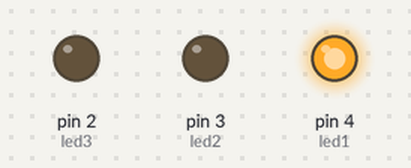
Recording of a sketch running on a simulated Arduino Uno, built with avr-gcc and run on an emulated ATmega328P. On the bench: output pins drawn as LEDs (lit = HIGH).

Above: at 0.5 s.
At 2.5 s:
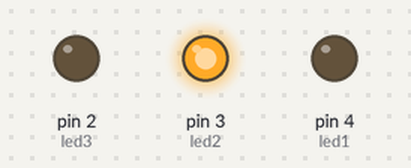
At 4.5 s:
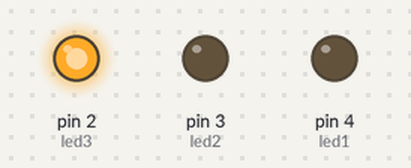
At 5.5 s:
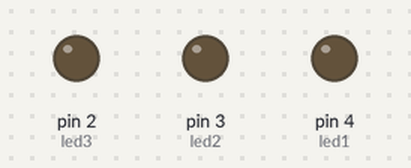
Timing chart, 0 to 7.8 s (numbered marks = the images above):
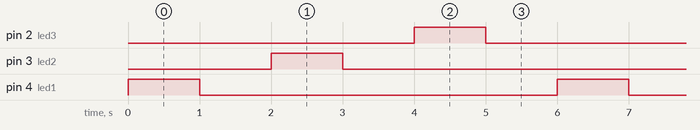

The sketch:

ch05_4.ino
```cpp
int led1 = 4;
int led2 = 3;
int led3 = 2;

void setup() {
  pinMode(led1, OUTPUT);
  pinMode(led2, OUTPUT);
  pinMode(led3, OUTPUT);
}

void loop() {
  blinkLED(led1, 1000);
  blinkLED(led2, 1000);
  blinkLED(led3, 1000);
}

void blinkLED(int pin, int ms) {
  digitalWrite(pin, HIGH);
  delay(ms);
  digitalWrite(pin, LOW);
  delay(ms);
}
```

Measured:
- by itself, pin 2 (led3), pin 3 (led2), pin 4 (led1): alternates HIGH for 1.0 s and LOW for 5.0 s
- by itself, everything shown: repeats every 6.0 s, in 6 steps
